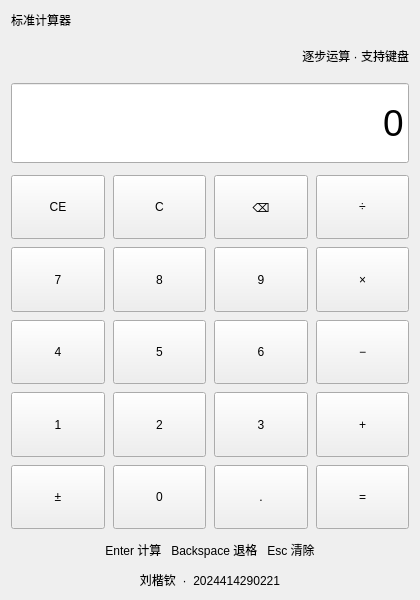
<?xml version="1.0" encoding="UTF-8"?>
<ui version="4.0"><class>CalculatorWindow</class><widget class="QWidget" name="CalculatorWindow">
<property name="geometry"><rect><x>0</x><y>0</y><width>420</width><height>600</height></rect></property>
<property name="minimumSize"><size><width>360</width><height>520</height></size></property>
<property name="windowTitle"><string>实验一 · 带键盘事件的计算器</string></property>
<layout class="QVBoxLayout" name="mainLayout">
<property name="spacing"><number>12</number></property>
<item><widget class="QLabel" name="titleLabel"><property name="text"><string>标准计算器</string></property></widget></item>
<item><widget class="QLabel" name="expressionLabel"><property name="text"><string>逐步运算 · 支持键盘</string></property><property name="alignment"><set>Qt::AlignRight|Qt::AlignVCenter</set></property><property name="minimumSize"><size><width>0</width><height>30</height></size></property></widget></item>
<item><widget class="QLineEdit" name="displayEdit"><property name="readOnly"><bool>true</bool></property><property name="text"><string>0</string></property><property name="alignment"><set>Qt::AlignRight</set></property><property name="minimumSize"><size><width>0</width><height>80</height></size></property><property name="font"><font><pointsize>28</pointsize></font></property></widget></item>
<item><layout class="QGridLayout" name="buttonGrid"><property name="spacing"><number>8</number></property>
<item row="0" column="0"><widget class="QPushButton" name="btnClearEntry">
<property name="text"><string>CE</string></property>
<property name="minimumSize"><size><width>64</width><height>58</height></size></property>
<property name="sizePolicy"><sizepolicy hsizetype="Expanding" vsizetype="Expanding"><horstretch>0</horstretch><verstretch>0</verstretch></sizepolicy></property>
<property name="command" stdset="0"><string>CE</string></property>
</widget></item><item row="0" column="1"><widget class="QPushButton" name="btnClearAll">
<property name="text"><string>C</string></property>
<property name="minimumSize"><size><width>64</width><height>58</height></size></property>
<property name="sizePolicy"><sizepolicy hsizetype="Expanding" vsizetype="Expanding"><horstretch>0</horstretch><verstretch>0</verstretch></sizepolicy></property>
<property name="command" stdset="0"><string>C</string></property>
</widget></item><item row="0" column="2"><widget class="QPushButton" name="btnBackspace">
<property name="text"><string>⌫</string></property>
<property name="minimumSize"><size><width>64</width><height>58</height></size></property>
<property name="sizePolicy"><sizepolicy hsizetype="Expanding" vsizetype="Expanding"><horstretch>0</horstretch><verstretch>0</verstretch></sizepolicy></property>
<property name="command" stdset="0"><string>BS</string></property>
</widget></item><item row="0" column="3"><widget class="QPushButton" name="btnDivide">
<property name="text"><string>÷</string></property>
<property name="minimumSize"><size><width>64</width><height>58</height></size></property>
<property name="sizePolicy"><sizepolicy hsizetype="Expanding" vsizetype="Expanding"><horstretch>0</horstretch><verstretch>0</verstretch></sizepolicy></property>
<property name="command" stdset="0"><string>/</string></property>
</widget></item><item row="1" column="0"><widget class="QPushButton" name="btn7">
<property name="text"><string>7</string></property>
<property name="minimumSize"><size><width>64</width><height>58</height></size></property>
<property name="sizePolicy"><sizepolicy hsizetype="Expanding" vsizetype="Expanding"><horstretch>0</horstretch><verstretch>0</verstretch></sizepolicy></property>
<property name="command" stdset="0"><string>7</string></property>
</widget></item><item row="1" column="1"><widget class="QPushButton" name="btn8">
<property name="text"><string>8</string></property>
<property name="minimumSize"><size><width>64</width><height>58</height></size></property>
<property name="sizePolicy"><sizepolicy hsizetype="Expanding" vsizetype="Expanding"><horstretch>0</horstretch><verstretch>0</verstretch></sizepolicy></property>
<property name="command" stdset="0"><string>8</string></property>
</widget></item><item row="1" column="2"><widget class="QPushButton" name="btn9">
<property name="text"><string>9</string></property>
<property name="minimumSize"><size><width>64</width><height>58</height></size></property>
<property name="sizePolicy"><sizepolicy hsizetype="Expanding" vsizetype="Expanding"><horstretch>0</horstretch><verstretch>0</verstretch></sizepolicy></property>
<property name="command" stdset="0"><string>9</string></property>
</widget></item><item row="1" column="3"><widget class="QPushButton" name="btnMultiply">
<property name="text"><string>×</string></property>
<property name="minimumSize"><size><width>64</width><height>58</height></size></property>
<property name="sizePolicy"><sizepolicy hsizetype="Expanding" vsizetype="Expanding"><horstretch>0</horstretch><verstretch>0</verstretch></sizepolicy></property>
<property name="command" stdset="0"><string>*</string></property>
</widget></item><item row="2" column="0"><widget class="QPushButton" name="btn4">
<property name="text"><string>4</string></property>
<property name="minimumSize"><size><width>64</width><height>58</height></size></property>
<property name="sizePolicy"><sizepolicy hsizetype="Expanding" vsizetype="Expanding"><horstretch>0</horstretch><verstretch>0</verstretch></sizepolicy></property>
<property name="command" stdset="0"><string>4</string></property>
</widget></item><item row="2" column="1"><widget class="QPushButton" name="btn5">
<property name="text"><string>5</string></property>
<property name="minimumSize"><size><width>64</width><height>58</height></size></property>
<property name="sizePolicy"><sizepolicy hsizetype="Expanding" vsizetype="Expanding"><horstretch>0</horstretch><verstretch>0</verstretch></sizepolicy></property>
<property name="command" stdset="0"><string>5</string></property>
</widget></item><item row="2" column="2"><widget class="QPushButton" name="btn6">
<property name="text"><string>6</string></property>
<property name="minimumSize"><size><width>64</width><height>58</height></size></property>
<property name="sizePolicy"><sizepolicy hsizetype="Expanding" vsizetype="Expanding"><horstretch>0</horstretch><verstretch>0</verstretch></sizepolicy></property>
<property name="command" stdset="0"><string>6</string></property>
</widget></item><item row="2" column="3"><widget class="QPushButton" name="btnSubtract">
<property name="text"><string>−</string></property>
<property name="minimumSize"><size><width>64</width><height>58</height></size></property>
<property name="sizePolicy"><sizepolicy hsizetype="Expanding" vsizetype="Expanding"><horstretch>0</horstretch><verstretch>0</verstretch></sizepolicy></property>
<property name="command" stdset="0"><string>-</string></property>
</widget></item><item row="3" column="0"><widget class="QPushButton" name="btn1">
<property name="text"><string>1</string></property>
<property name="minimumSize"><size><width>64</width><height>58</height></size></property>
<property name="sizePolicy"><sizepolicy hsizetype="Expanding" vsizetype="Expanding"><horstretch>0</horstretch><verstretch>0</verstretch></sizepolicy></property>
<property name="command" stdset="0"><string>1</string></property>
</widget></item><item row="3" column="1"><widget class="QPushButton" name="btn2">
<property name="text"><string>2</string></property>
<property name="minimumSize"><size><width>64</width><height>58</height></size></property>
<property name="sizePolicy"><sizepolicy hsizetype="Expanding" vsizetype="Expanding"><horstretch>0</horstretch><verstretch>0</verstretch></sizepolicy></property>
<property name="command" stdset="0"><string>2</string></property>
</widget></item><item row="3" column="2"><widget class="QPushButton" name="btn3">
<property name="text"><string>3</string></property>
<property name="minimumSize"><size><width>64</width><height>58</height></size></property>
<property name="sizePolicy"><sizepolicy hsizetype="Expanding" vsizetype="Expanding"><horstretch>0</horstretch><verstretch>0</verstretch></sizepolicy></property>
<property name="command" stdset="0"><string>3</string></property>
</widget></item><item row="3" column="3"><widget class="QPushButton" name="btnAdd">
<property name="text"><string>+</string></property>
<property name="minimumSize"><size><width>64</width><height>58</height></size></property>
<property name="sizePolicy"><sizepolicy hsizetype="Expanding" vsizetype="Expanding"><horstretch>0</horstretch><verstretch>0</verstretch></sizepolicy></property>
<property name="command" stdset="0"><string>+</string></property>
</widget></item><item row="4" column="0"><widget class="QPushButton" name="btnSign">
<property name="text"><string>±</string></property>
<property name="minimumSize"><size><width>64</width><height>58</height></size></property>
<property name="sizePolicy"><sizepolicy hsizetype="Expanding" vsizetype="Expanding"><horstretch>0</horstretch><verstretch>0</verstretch></sizepolicy></property>
<property name="command" stdset="0"><string>SIGN</string></property>
</widget></item><item row="4" column="1"><widget class="QPushButton" name="btn0">
<property name="text"><string>0</string></property>
<property name="minimumSize"><size><width>64</width><height>58</height></size></property>
<property name="sizePolicy"><sizepolicy hsizetype="Expanding" vsizetype="Expanding"><horstretch>0</horstretch><verstretch>0</verstretch></sizepolicy></property>
<property name="command" stdset="0"><string>0</string></property>
</widget></item><item row="4" column="2"><widget class="QPushButton" name="btnPoint">
<property name="text"><string>.</string></property>
<property name="minimumSize"><size><width>64</width><height>58</height></size></property>
<property name="sizePolicy"><sizepolicy hsizetype="Expanding" vsizetype="Expanding"><horstretch>0</horstretch><verstretch>0</verstretch></sizepolicy></property>
<property name="command" stdset="0"><string>.</string></property>
</widget></item><item row="4" column="3"><widget class="QPushButton" name="btnEquals">
<property name="text"><string>=</string></property>
<property name="minimumSize"><size><width>64</width><height>58</height></size></property>
<property name="sizePolicy"><sizepolicy hsizetype="Expanding" vsizetype="Expanding"><horstretch>0</horstretch><verstretch>0</verstretch></sizepolicy></property>
<property name="command" stdset="0"><string>=</string></property>
</widget></item></layout></item>
<item><widget class="QLabel" name="hintLabel"><property name="text"><string>Enter 计算   Backspace 退格   Esc 清除</string></property><property name="alignment"><set>Qt::AlignCenter</set></property></widget></item>
<item><widget class="QLabel" name="identityLabel"><property name="text"><string>刘楷钦  ·  2024414290221</string></property><property name="alignment"><set>Qt::AlignCenter</set></property></widget></item>
</layout></widget><resources/><connections/></ui>
